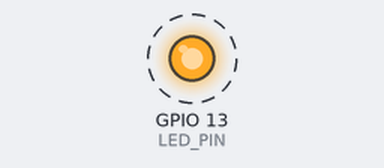
This program was run on a simulated ESP32. Parts: output pins drawn as LEDs (lit = HIGH). Dashed ring = blinking. What the program prints to the serial monitor is not drawn.

Above: at 0.2 s.
Timing chart, 0 to 3.0 s (numbered marks = the images above):
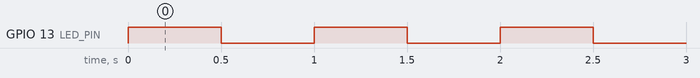

The program:

main.cpp
```cpp
#include <Arduino.h>
// This is required in PlatformIO but hidden in the standard Arduino IDE.

#define LED_PIN 13

void setup() {
  pinMode(LED_PIN, OUTPUT);
  // mal261: initialize baud rate to 115200
  Serial.begin(115200); // Start the Serial connection
}

void loop() {
  // mal261: print out "Hello, Bro" to serial output
  Serial.println("Hello, Bro"); // Print the words to the Serial Monitor.

  // mal261: set LED delay to 0.5 seconds
  digitalWrite(LED_PIN, HIGH); // LED On
  delay(500); // Speed in milliseconds
  digitalWrite(LED_PIN, LOW); // LED Off
  delay(500); // Speed in milliseconds
}
```

Measured:
- by itself, GPIO 13 (LED_PIN): alternates HIGH for 0.50 s and LOW for 0.50 s
